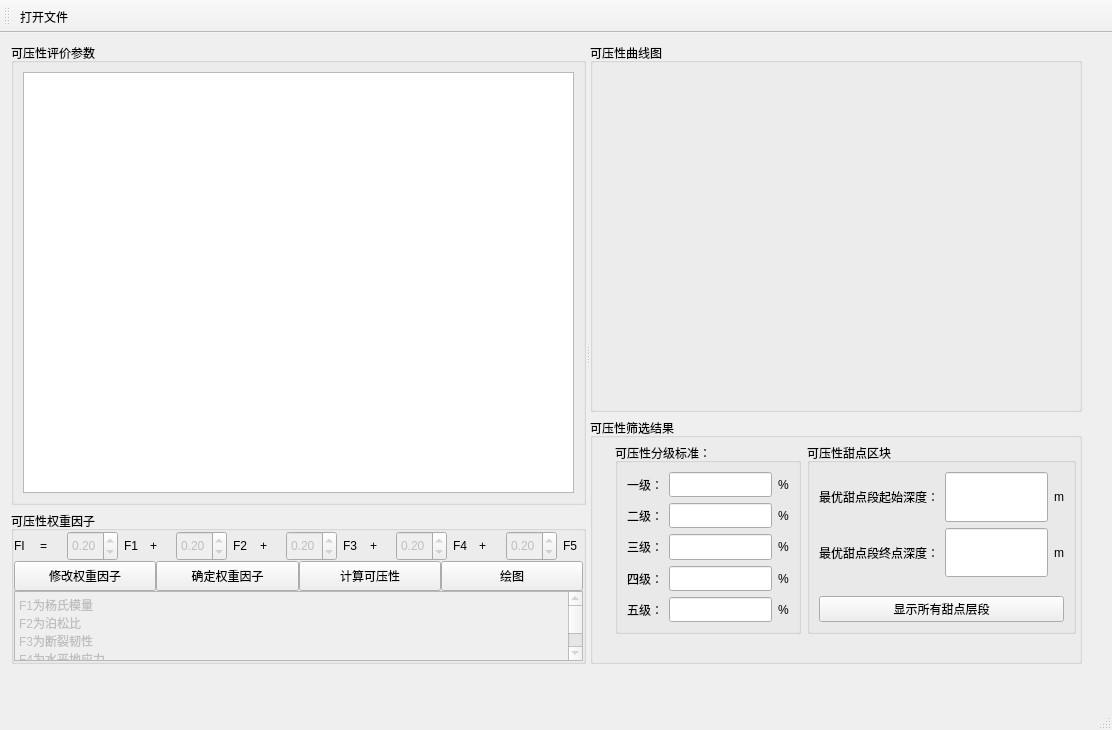
<?xml version="1.0" encoding="UTF-8"?>
<ui version="4.0">
 <class>ficompute</class>
 <widget class="QMainWindow" name="ficompute">
  <property name="geometry">
   <rect>
    <x>0</x>
    <y>0</y>
    <width>1112</width>
    <height>730</height>
   </rect>
  </property>
  <property name="sizePolicy">
   <sizepolicy hsizetype="Preferred" vsizetype="Preferred">
    <horstretch>0</horstretch>
    <verstretch>0</verstretch>
   </sizepolicy>
  </property>
  <property name="windowTitle">
   <string>可压性计算</string>
  </property>
  <property name="toolButtonStyle">
   <enum>Qt::ToolButtonIconOnly</enum>
  </property>
  <widget class="QWidget" name="centralwidget">
   <widget class="QSplitter" name="splitter">
    <property name="geometry">
     <rect>
      <x>11</x>
      <y>10</y>
      <width>1071</width>
      <height>621</height>
     </rect>
    </property>
    <property name="orientation">
     <enum>Qt::Horizontal</enum>
    </property>
    <widget class="QWidget" name="layoutWidget">
     <layout class="QVBoxLayout" name="verticalLayout_2" stretch="9,2">
      <item>
       <widget class="QGroupBox" name="gp_param">
        <property name="title">
         <string>可压性评价参数</string>
        </property>
        <layout class="QHBoxLayout" name="horizontalLayout_2">
         <item>
          <widget class="QTableView" name="logdata">
           <property name="enabled">
            <bool>true</bool>
           </property>
           <attribute name="horizontalHeaderStretchLastSection">
            <bool>false</bool>
           </attribute>
           <attribute name="verticalHeaderStretchLastSection">
            <bool>false</bool>
           </attribute>
          </widget>
         </item>
        </layout>
       </widget>
      </item>
      <item>
       <widget class="QGroupBox" name="gp_weight">
        <property name="title">
         <string>可压性权重因子</string>
        </property>
        <layout class="QVBoxLayout" name="verticalLayout">
         <property name="spacing">
          <number>0</number>
         </property>
         <property name="sizeConstraint">
          <enum>QLayout::SetDefaultConstraint</enum>
         </property>
         <property name="leftMargin">
          <number>0</number>
         </property>
         <property name="topMargin">
          <number>0</number>
         </property>
         <property name="rightMargin">
          <number>0</number>
         </property>
         <property name="bottomMargin">
          <number>0</number>
         </property>
         <item>
          <layout class="QHBoxLayout" name="horizontalLayout">
           <property name="spacing">
            <number>6</number>
           </property>
           <property name="sizeConstraint">
            <enum>QLayout::SetFixedSize</enum>
           </property>
           <item>
            <widget class="QLabel" name="lb_fi">
             <property name="minimumSize">
              <size>
               <width>0</width>
               <height>30</height>
              </size>
             </property>
             <property name="maximumSize">
              <size>
               <width>16777215</width>
               <height>30</height>
              </size>
             </property>
             <property name="text">
              <string>FI</string>
             </property>
            </widget>
           </item>
           <item>
            <widget class="QLabel" name="lb_equal">
             <property name="minimumSize">
              <size>
               <width>0</width>
               <height>30</height>
              </size>
             </property>
             <property name="maximumSize">
              <size>
               <width>16777215</width>
               <height>30</height>
              </size>
             </property>
             <property name="text">
              <string>=</string>
             </property>
            </widget>
           </item>
           <item>
            <widget class="QDoubleSpinBox" name="f1">
             <property name="enabled">
              <bool>false</bool>
             </property>
             <property name="maximumSize">
              <size>
               <width>16777215</width>
               <height>30</height>
              </size>
             </property>
             <property name="maximum">
              <double>1.000000000000000</double>
             </property>
             <property name="value">
              <double>0.200000000000000</double>
             </property>
            </widget>
           </item>
           <item>
            <widget class="QLabel" name="lb_f1">
             <property name="minimumSize">
              <size>
               <width>0</width>
               <height>30</height>
              </size>
             </property>
             <property name="maximumSize">
              <size>
               <width>16777215</width>
               <height>30</height>
              </size>
             </property>
             <property name="text">
              <string>F1</string>
             </property>
            </widget>
           </item>
           <item>
            <widget class="QLabel" name="lb_plus1">
             <property name="minimumSize">
              <size>
               <width>0</width>
               <height>30</height>
              </size>
             </property>
             <property name="maximumSize">
              <size>
               <width>16777215</width>
               <height>30</height>
              </size>
             </property>
             <property name="text">
              <string>+</string>
             </property>
            </widget>
           </item>
           <item>
            <widget class="QDoubleSpinBox" name="f2">
             <property name="enabled">
              <bool>false</bool>
             </property>
             <property name="maximumSize">
              <size>
               <width>16777215</width>
               <height>30</height>
              </size>
             </property>
             <property name="maximum">
              <double>1.000000000000000</double>
             </property>
             <property name="value">
              <double>0.200000000000000</double>
             </property>
            </widget>
           </item>
           <item>
            <widget class="QLabel" name="lb_f2">
             <property name="minimumSize">
              <size>
               <width>0</width>
               <height>30</height>
              </size>
             </property>
             <property name="maximumSize">
              <size>
               <width>16777215</width>
               <height>30</height>
              </size>
             </property>
             <property name="text">
              <string>F2</string>
             </property>
            </widget>
           </item>
           <item>
            <widget class="QLabel" name="lb_plus2">
             <property name="minimumSize">
              <size>
               <width>0</width>
               <height>30</height>
              </size>
             </property>
             <property name="maximumSize">
              <size>
               <width>16777215</width>
               <height>30</height>
              </size>
             </property>
             <property name="text">
              <string>+</string>
             </property>
            </widget>
           </item>
           <item>
            <widget class="QDoubleSpinBox" name="f3">
             <property name="enabled">
              <bool>false</bool>
             </property>
             <property name="maximumSize">
              <size>
               <width>16777215</width>
               <height>30</height>
              </size>
             </property>
             <property name="maximum">
              <double>1.000000000000000</double>
             </property>
             <property name="value">
              <double>0.200000000000000</double>
             </property>
            </widget>
           </item>
           <item>
            <widget class="QLabel" name="lb_f3">
             <property name="minimumSize">
              <size>
               <width>0</width>
               <height>30</height>
              </size>
             </property>
             <property name="maximumSize">
              <size>
               <width>16777215</width>
               <height>30</height>
              </size>
             </property>
             <property name="text">
              <string>F3</string>
             </property>
            </widget>
           </item>
           <item>
            <widget class="QLabel" name="lb_plus3">
             <property name="minimumSize">
              <size>
               <width>0</width>
               <height>30</height>
              </size>
             </property>
             <property name="maximumSize">
              <size>
               <width>16777215</width>
               <height>30</height>
              </size>
             </property>
             <property name="text">
              <string>+</string>
             </property>
            </widget>
           </item>
           <item>
            <widget class="QDoubleSpinBox" name="f4">
             <property name="enabled">
              <bool>false</bool>
             </property>
             <property name="maximumSize">
              <size>
               <width>16777215</width>
               <height>30</height>
              </size>
             </property>
             <property name="maximum">
              <double>1.000000000000000</double>
             </property>
             <property name="value">
              <double>0.200000000000000</double>
             </property>
            </widget>
           </item>
           <item>
            <widget class="QLabel" name="lb_f4">
             <property name="minimumSize">
              <size>
               <width>0</width>
               <height>30</height>
              </size>
             </property>
             <property name="maximumSize">
              <size>
               <width>16777215</width>
               <height>30</height>
              </size>
             </property>
             <property name="text">
              <string>F4</string>
             </property>
            </widget>
           </item>
           <item>
            <widget class="QLabel" name="lb_plus4">
             <property name="minimumSize">
              <size>
               <width>0</width>
               <height>30</height>
              </size>
             </property>
             <property name="maximumSize">
              <size>
               <width>16777215</width>
               <height>30</height>
              </size>
             </property>
             <property name="text">
              <string>+</string>
             </property>
            </widget>
           </item>
           <item>
            <widget class="QDoubleSpinBox" name="f5">
             <property name="enabled">
              <bool>false</bool>
             </property>
             <property name="maximumSize">
              <size>
               <width>16777215</width>
               <height>30</height>
              </size>
             </property>
             <property name="maximum">
              <double>1.000000000000000</double>
             </property>
             <property name="singleStep">
              <double>0.010000000000000</double>
             </property>
             <property name="value">
              <double>0.200000000000000</double>
             </property>
            </widget>
           </item>
           <item>
            <widget class="QLabel" name="lb_f5">
             <property name="minimumSize">
              <size>
               <width>0</width>
               <height>30</height>
              </size>
             </property>
             <property name="maximumSize">
              <size>
               <width>16777215</width>
               <height>30</height>
              </size>
             </property>
             <property name="text">
              <string>F5</string>
             </property>
            </widget>
           </item>
          </layout>
         </item>
         <item>
          <layout class="QHBoxLayout" name="horizontalLayout_3">
           <item>
            <widget class="QPushButton" name="pbmodify">
             <property name="minimumSize">
              <size>
               <width>0</width>
               <height>30</height>
              </size>
             </property>
             <property name="maximumSize">
              <size>
               <width>16777215</width>
               <height>30</height>
              </size>
             </property>
             <property name="text">
              <string>修改权重因子</string>
             </property>
            </widget>
           </item>
           <item>
            <widget class="QPushButton" name="pbconfirm">
             <property name="minimumSize">
              <size>
               <width>0</width>
               <height>30</height>
              </size>
             </property>
             <property name="maximumSize">
              <size>
               <width>16777215</width>
               <height>30</height>
              </size>
             </property>
             <property name="text">
              <string>确定权重因子</string>
             </property>
            </widget>
           </item>
           <item>
            <widget class="QPushButton" name="pbcompute">
             <property name="minimumSize">
              <size>
               <width>0</width>
               <height>30</height>
              </size>
             </property>
             <property name="maximumSize">
              <size>
               <width>16777215</width>
               <height>30</height>
              </size>
             </property>
             <property name="text">
              <string>计算可压性</string>
             </property>
            </widget>
           </item>
           <item>
            <widget class="QPushButton" name="pbpaint">
             <property name="minimumSize">
              <size>
               <width>0</width>
               <height>30</height>
              </size>
             </property>
             <property name="maximumSize">
              <size>
               <width>16777215</width>
               <height>30</height>
              </size>
             </property>
             <property name="text">
              <string>绘图</string>
             </property>
            </widget>
           </item>
          </layout>
         </item>
         <item>
          <widget class="QTextEdit" name="textEdit">
           <property name="enabled">
            <bool>false</bool>
           </property>
           <property name="maximumSize">
            <size>
             <width>16777215</width>
             <height>100</height>
            </size>
           </property>
           <property name="html">
            <string>&lt;!DOCTYPE HTML PUBLIC &quot;-//W3C//DTD HTML 4.0//EN&quot; &quot;http://www.w3.org/TR/REC-html40/strict.dtd&quot;&gt;
&lt;html&gt;&lt;head&gt;&lt;meta name=&quot;qrichtext&quot; content=&quot;1&quot; /&gt;&lt;style type=&quot;text/css&quot;&gt;
p, li { white-space: pre-wrap; }
&lt;/style&gt;&lt;/head&gt;&lt;body style=&quot; font-family:'SimSun'; font-size:9pt; font-weight:400; font-style:normal;&quot;&gt;
&lt;p style=&quot; margin-top:0px; margin-bottom:0px; margin-left:0px; margin-right:0px; -qt-block-indent:0; text-indent:0px;&quot;&gt;F1为杨氏模量&lt;/p&gt;
&lt;p style=&quot; margin-top:0px; margin-bottom:0px; margin-left:0px; margin-right:0px; -qt-block-indent:0; text-indent:0px;&quot;&gt;F2为泊松比&lt;/p&gt;
&lt;p style=&quot; margin-top:0px; margin-bottom:0px; margin-left:0px; margin-right:0px; -qt-block-indent:0; text-indent:0px;&quot;&gt;F3为断裂韧性&lt;/p&gt;
&lt;p style=&quot; margin-top:0px; margin-bottom:0px; margin-left:0px; margin-right:0px; -qt-block-indent:0; text-indent:0px;&quot;&gt;F4为水平地应力&lt;/p&gt;
&lt;p style=&quot; margin-top:0px; margin-bottom:0px; margin-left:0px; margin-right:0px; -qt-block-indent:0; text-indent:0px;&quot;&gt;F5为垂向地应力&lt;/p&gt;&lt;/body&gt;&lt;/html&gt;</string>
           </property>
          </widget>
         </item>
        </layout>
       </widget>
      </item>
     </layout>
    </widget>
    <widget class="QWidget" name="layoutWidget">
     <layout class="QVBoxLayout" name="verticalLayout_3" stretch="3,2">
      <item>
       <widget class="QGroupBox" name="gp_curve">
        <property name="minimumSize">
         <size>
          <width>400</width>
          <height>0</height>
         </size>
        </property>
        <property name="title">
         <string>可压性曲线图</string>
        </property>
        <layout class="QVBoxLayout" name="verticalLayout_6">
         <item>
          <layout class="QVBoxLayout" name="layout_curve"/>
         </item>
        </layout>
       </widget>
      </item>
      <item>
       <widget class="QGroupBox" name="gp_result">
        <property name="title">
         <string>可压性筛选结果</string>
        </property>
        <widget class="QWidget" name="layoutWidget">
         <property name="geometry">
          <rect>
           <x>20</x>
           <y>20</y>
           <width>471</width>
           <height>201</height>
          </rect>
         </property>
         <layout class="QHBoxLayout" name="horizontalLayout_6">
          <property name="leftMargin">
           <number>5</number>
          </property>
          <property name="topMargin">
           <number>5</number>
          </property>
          <property name="rightMargin">
           <number>5</number>
          </property>
          <property name="bottomMargin">
           <number>5</number>
          </property>
          <item>
           <widget class="QGroupBox" name="groupBox">
            <property name="sizePolicy">
             <sizepolicy hsizetype="Preferred" vsizetype="Preferred">
              <horstretch>0</horstretch>
              <verstretch>0</verstretch>
             </sizepolicy>
            </property>
            <property name="title">
             <string>可压性分级标准：</string>
            </property>
            <layout class="QGridLayout" name="gridLayout">
             <item row="0" column="0">
              <widget class="QLabel" name="label_7">
               <property name="sizePolicy">
                <sizepolicy hsizetype="Expanding" vsizetype="Expanding">
                 <horstretch>1</horstretch>
                 <verstretch>1</verstretch>
                </sizepolicy>
               </property>
               <property name="font">
                <font>
                 <pointsize>9</pointsize>
                </font>
               </property>
               <property name="text">
                <string>一级：</string>
               </property>
               <property name="alignment">
                <set>Qt::AlignRight|Qt::AlignTrailing|Qt::AlignVCenter</set>
               </property>
              </widget>
             </item>
             <item row="0" column="1">
              <widget class="QLineEdit" name="le_show_lv1">
               <property name="sizePolicy">
                <sizepolicy hsizetype="Expanding" vsizetype="Expanding">
                 <horstretch>0</horstretch>
                 <verstretch>0</verstretch>
                </sizepolicy>
               </property>
               <property name="font">
                <font>
                 <stylestrategy>PreferDefault</stylestrategy>
                 <kerning>true</kerning>
                </font>
               </property>
               <property name="text">
                <string/>
               </property>
               <property name="alignment">
                <set>Qt::AlignRight|Qt::AlignTrailing|Qt::AlignVCenter</set>
               </property>
               <property name="readOnly">
                <bool>true</bool>
               </property>
              </widget>
             </item>
             <item row="0" column="2">
              <widget class="QLabel" name="label_8">
               <property name="sizePolicy">
                <sizepolicy hsizetype="Preferred" vsizetype="Preferred">
                 <horstretch>1</horstretch>
                 <verstretch>0</verstretch>
                </sizepolicy>
               </property>
               <property name="font">
                <font>
                 <pointsize>9</pointsize>
                </font>
               </property>
               <property name="text">
                <string>%</string>
               </property>
              </widget>
             </item>
             <item row="1" column="0">
              <widget class="QLabel" name="label_6">
               <property name="sizePolicy">
                <sizepolicy hsizetype="Expanding" vsizetype="Expanding">
                 <horstretch>1</horstretch>
                 <verstretch>1</verstretch>
                </sizepolicy>
               </property>
               <property name="font">
                <font>
                 <pointsize>9</pointsize>
                </font>
               </property>
               <property name="text">
                <string>二级：</string>
               </property>
               <property name="alignment">
                <set>Qt::AlignRight|Qt::AlignTrailing|Qt::AlignVCenter</set>
               </property>
              </widget>
             </item>
             <item row="1" column="1">
              <widget class="QLineEdit" name="le_show_lv2">
               <property name="sizePolicy">
                <sizepolicy hsizetype="Expanding" vsizetype="Expanding">
                 <horstretch>0</horstretch>
                 <verstretch>0</verstretch>
                </sizepolicy>
               </property>
               <property name="text">
                <string/>
               </property>
               <property name="alignment">
                <set>Qt::AlignRight|Qt::AlignTrailing|Qt::AlignVCenter</set>
               </property>
               <property name="readOnly">
                <bool>true</bool>
               </property>
              </widget>
             </item>
             <item row="1" column="2">
              <widget class="QLabel" name="label_9">
               <property name="font">
                <font>
                 <pointsize>9</pointsize>
                </font>
               </property>
               <property name="text">
                <string>%</string>
               </property>
              </widget>
             </item>
             <item row="2" column="0">
              <widget class="QLabel" name="label_10">
               <property name="sizePolicy">
                <sizepolicy hsizetype="Expanding" vsizetype="Expanding">
                 <horstretch>1</horstretch>
                 <verstretch>1</verstretch>
                </sizepolicy>
               </property>
               <property name="font">
                <font>
                 <pointsize>9</pointsize>
                </font>
               </property>
               <property name="text">
                <string>三级：</string>
               </property>
               <property name="alignment">
                <set>Qt::AlignRight|Qt::AlignTrailing|Qt::AlignVCenter</set>
               </property>
              </widget>
             </item>
             <item row="2" column="1">
              <widget class="QLineEdit" name="le_show_lv3">
               <property name="sizePolicy">
                <sizepolicy hsizetype="Expanding" vsizetype="Expanding">
                 <horstretch>0</horstretch>
                 <verstretch>0</verstretch>
                </sizepolicy>
               </property>
               <property name="font">
                <font>
                 <pointsize>9</pointsize>
                </font>
               </property>
               <property name="text">
                <string/>
               </property>
               <property name="alignment">
                <set>Qt::AlignRight|Qt::AlignTrailing|Qt::AlignVCenter</set>
               </property>
               <property name="readOnly">
                <bool>true</bool>
               </property>
              </widget>
             </item>
             <item row="2" column="2">
              <widget class="QLabel" name="label_11">
               <property name="font">
                <font>
                 <pointsize>9</pointsize>
                </font>
               </property>
               <property name="text">
                <string>%</string>
               </property>
              </widget>
             </item>
             <item row="3" column="0">
              <widget class="QLabel" name="label_12">
               <property name="sizePolicy">
                <sizepolicy hsizetype="Expanding" vsizetype="Expanding">
                 <horstretch>1</horstretch>
                 <verstretch>1</verstretch>
                </sizepolicy>
               </property>
               <property name="font">
                <font>
                 <pointsize>9</pointsize>
                </font>
               </property>
               <property name="text">
                <string>四级：</string>
               </property>
               <property name="alignment">
                <set>Qt::AlignRight|Qt::AlignTrailing|Qt::AlignVCenter</set>
               </property>
              </widget>
             </item>
             <item row="3" column="1">
              <widget class="QLineEdit" name="le_show_lv4">
               <property name="sizePolicy">
                <sizepolicy hsizetype="Expanding" vsizetype="Expanding">
                 <horstretch>0</horstretch>
                 <verstretch>0</verstretch>
                </sizepolicy>
               </property>
               <property name="font">
                <font>
                 <pointsize>9</pointsize>
                </font>
               </property>
               <property name="text">
                <string/>
               </property>
               <property name="alignment">
                <set>Qt::AlignRight|Qt::AlignTrailing|Qt::AlignVCenter</set>
               </property>
               <property name="readOnly">
                <bool>true</bool>
               </property>
              </widget>
             </item>
             <item row="3" column="2">
              <widget class="QLabel" name="label_13">
               <property name="font">
                <font>
                 <pointsize>9</pointsize>
                </font>
               </property>
               <property name="text">
                <string>%</string>
               </property>
              </widget>
             </item>
             <item row="4" column="0">
              <widget class="QLabel" name="label_16">
               <property name="sizePolicy">
                <sizepolicy hsizetype="Expanding" vsizetype="Expanding">
                 <horstretch>1</horstretch>
                 <verstretch>1</verstretch>
                </sizepolicy>
               </property>
               <property name="font">
                <font>
                 <pointsize>9</pointsize>
                </font>
               </property>
               <property name="text">
                <string>五级：</string>
               </property>
               <property name="alignment">
                <set>Qt::AlignRight|Qt::AlignTrailing|Qt::AlignVCenter</set>
               </property>
              </widget>
             </item>
             <item row="4" column="1">
              <widget class="QLineEdit" name="le_show_lv5">
               <property name="sizePolicy">
                <sizepolicy hsizetype="Expanding" vsizetype="Expanding">
                 <horstretch>0</horstretch>
                 <verstretch>0</verstretch>
                </sizepolicy>
               </property>
               <property name="font">
                <font>
                 <pointsize>9</pointsize>
                </font>
               </property>
               <property name="text">
                <string/>
               </property>
               <property name="alignment">
                <set>Qt::AlignRight|Qt::AlignTrailing|Qt::AlignVCenter</set>
               </property>
               <property name="readOnly">
                <bool>true</bool>
               </property>
              </widget>
             </item>
             <item row="4" column="2">
              <widget class="QLabel" name="label_18">
               <property name="font">
                <font>
                 <pointsize>9</pointsize>
                </font>
               </property>
               <property name="text">
                <string>%</string>
               </property>
              </widget>
             </item>
            </layout>
           </widget>
          </item>
          <item>
           <widget class="QGroupBox" name="groupBox_2">
            <property name="title">
             <string>可压性甜点区块</string>
            </property>
            <layout class="QVBoxLayout" name="verticalLayout_5">
             <item>
              <layout class="QVBoxLayout" name="verticalLayout_4">
               <item>
                <layout class="QHBoxLayout" name="horizontalLayout_4">
                 <item>
                  <widget class="QLabel" name="label_22">
                   <property name="sizePolicy">
                    <sizepolicy hsizetype="Expanding" vsizetype="Expanding">
                     <horstretch>0</horstretch>
                     <verstretch>0</verstretch>
                    </sizepolicy>
                   </property>
                   <property name="font">
                    <font>
                     <pointsize>9</pointsize>
                    </font>
                   </property>
                   <property name="text">
                    <string>最优甜点段起始深度：</string>
                   </property>
                   <property name="alignment">
                    <set>Qt::AlignRight|Qt::AlignTrailing|Qt::AlignVCenter</set>
                   </property>
                  </widget>
                 </item>
                 <item>
                  <widget class="QLineEdit" name="le_show_startdessert_2">
                   <property name="sizePolicy">
                    <sizepolicy hsizetype="Expanding" vsizetype="Expanding">
                     <horstretch>2</horstretch>
                     <verstretch>2</verstretch>
                    </sizepolicy>
                   </property>
                   <property name="font">
                    <font>
                     <stylestrategy>PreferDefault</stylestrategy>
                     <kerning>true</kerning>
                    </font>
                   </property>
                   <property name="text">
                    <string/>
                   </property>
                   <property name="alignment">
                    <set>Qt::AlignRight|Qt::AlignTrailing|Qt::AlignVCenter</set>
                   </property>
                   <property name="readOnly">
                    <bool>true</bool>
                   </property>
                  </widget>
                 </item>
                 <item>
                  <widget class="QLabel" name="label_23">
                   <property name="sizePolicy">
                    <sizepolicy hsizetype="Preferred" vsizetype="Preferred">
                     <horstretch>0</horstretch>
                     <verstretch>0</verstretch>
                    </sizepolicy>
                   </property>
                   <property name="font">
                    <font>
                     <pointsize>9</pointsize>
                    </font>
                   </property>
                   <property name="text">
                    <string>m</string>
                   </property>
                  </widget>
                 </item>
                </layout>
               </item>
               <item>
                <layout class="QHBoxLayout" name="horizontalLayout_5">
                 <item>
                  <widget class="QLabel" name="label_25">
                   <property name="sizePolicy">
                    <sizepolicy hsizetype="Expanding" vsizetype="Expanding">
                     <horstretch>0</horstretch>
                     <verstretch>0</verstretch>
                    </sizepolicy>
                   </property>
                   <property name="font">
                    <font>
                     <pointsize>9</pointsize>
                    </font>
                   </property>
                   <property name="text">
                    <string>最优甜点段终点深度：</string>
                   </property>
                   <property name="alignment">
                    <set>Qt::AlignRight|Qt::AlignTrailing|Qt::AlignVCenter</set>
                   </property>
                  </widget>
                 </item>
                 <item>
                  <widget class="QLineEdit" name="le_show_startdessert_3">
                   <property name="sizePolicy">
                    <sizepolicy hsizetype="Expanding" vsizetype="Expanding">
                     <horstretch>2</horstretch>
                     <verstretch>2</verstretch>
                    </sizepolicy>
                   </property>
                   <property name="font">
                    <font>
                     <stylestrategy>PreferDefault</stylestrategy>
                     <kerning>true</kerning>
                    </font>
                   </property>
                   <property name="text">
                    <string/>
                   </property>
                   <property name="alignment">
                    <set>Qt::AlignRight|Qt::AlignTrailing|Qt::AlignVCenter</set>
                   </property>
                   <property name="readOnly">
                    <bool>true</bool>
                   </property>
                  </widget>
                 </item>
                 <item>
                  <widget class="QLabel" name="label_24">
                   <property name="sizePolicy">
                    <sizepolicy hsizetype="Preferred" vsizetype="Preferred">
                     <horstretch>0</horstretch>
                     <verstretch>0</verstretch>
                    </sizepolicy>
                   </property>
                   <property name="font">
                    <font>
                     <pointsize>9</pointsize>
                    </font>
                   </property>
                   <property name="text">
                    <string>m</string>
                   </property>
                  </widget>
                 </item>
                </layout>
               </item>
               <item>
                <spacer name="horizontalSpacer_2">
                 <property name="orientation">
                  <enum>Qt::Horizontal</enum>
                 </property>
                 <property name="sizeHint" stdset="0">
                  <size>
                   <width>248</width>
                   <height>13</height>
                  </size>
                 </property>
                </spacer>
               </item>
               <item>
                <widget class="QPushButton" name="pb_show_part_2">
                 <property name="text">
                  <string>显示所有甜点层段</string>
                 </property>
                </widget>
               </item>
              </layout>
             </item>
            </layout>
           </widget>
          </item>
         </layout>
        </widget>
       </widget>
      </item>
     </layout>
    </widget>
   </widget>
  </widget>
  <widget class="QMenuBar" name="menubar">
   <property name="geometry">
    <rect>
     <x>0</x>
     <y>0</y>
     <width>1112</width>
     <height>23</height>
    </rect>
   </property>
  </widget>
  <widget class="QStatusBar" name="statusbar"/>
  <widget class="QToolBar" name="toolBar">
   <property name="windowTitle">
    <string>toolBar</string>
   </property>
   <property name="toolButtonStyle">
    <enum>Qt::ToolButtonTextUnderIcon</enum>
   </property>
   <attribute name="toolBarArea">
    <enum>TopToolBarArea</enum>
   </attribute>
   <attribute name="toolBarBreak">
    <bool>false</bool>
   </attribute>
   <addaction name="actopen"/>
  </widget>
  <action name="actopen">
   <property name="icon">
    <iconset resource="res.qrc">
     <normaloff>:/icon/image/open.bmp</normaloff>:/icon/image/open.bmp</iconset>
   </property>
   <property name="text">
    <string>打开文件</string>
   </property>
   <property name="toolTip">
    <string>打开处理完成的可压性数据文件</string>
   </property>
   <property name="shortcut">
    <string>Ctrl+O</string>
   </property>
  </action>
 </widget>
 <resources>
  <include location="res.qrc"/>
 </resources>
 <connections/>
</ui>
